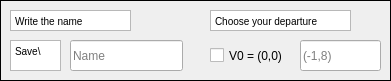
  <widget class="QFrame" name="frame_3">
   <property name="geometry">
    <rect>
     <x>20</x>
     <y>230</y>
     <width>391</width>
     <height>81</height>
    </rect>
   </property>
   <property name="frameShape">
    <enum>QFrame::Box</enum>
   </property>
   <property name="frameShadow">
    <enum>QFrame::Plain</enum>
   </property>
   <widget class="QLineEdit" name="LineEdit_Name">
    <property name="geometry">
     <rect>
      <x>70</x>
      <y>40</y>
      <width>113</width>
      <height>31</height>
     </rect>
    </property>
    <property name="inputMask">
     <string/>
    </property>
    <property name="placeholderText">
     <string>Name</string>
    </property>
    <property name="clearButtonEnabled">
     <bool>false</bool>
    </property>
   </widget>
   <widget class="QTextBrowser" name="Display_title5">
    <property name="geometry">
     <rect>
      <x>10</x>
      <y>40</y>
      <width>51</width>
      <height>31</height>
     </rect>
    </property>
    <property name="autoFillBackground">
     <bool>false</bool>
    </property>
    <property name="frameShape">
     <enum>QFrame::StyledPanel</enum>
    </property>
    <property name="html">
     <string>&lt;!DOCTYPE HTML PUBLIC &quot;-//W3C//DTD HTML 4.0//EN&quot; &quot;http://www.w3.org/TR/REC-html40/strict.dtd&quot;&gt;
&lt;html&gt;&lt;head&gt;&lt;meta name=&quot;qrichtext&quot; content=&quot;1&quot; /&gt;&lt;style type=&quot;text/css&quot;&gt;
p, li { white-space: pre-wrap; }
&lt;/style&gt;&lt;/head&gt;&lt;body style=&quot; font-family:'MS Shell Dlg 2'; font-size:7.8pt; font-weight:400; font-style:normal;&quot;&gt;
&lt;p style=&quot; margin-top:0px; margin-bottom:0px; margin-left:0px; margin-right:0px; -qt-block-indent:0; text-indent:0px;&quot;&gt;Save\&lt;/p&gt;&lt;/body&gt;&lt;/html&gt;</string>
    </property>
    <property name="overwriteMode">
     <bool>false</bool>
    </property>
   </widget>
   <widget class="QTextBrowser" name="Display_title4">
    <property name="geometry">
     <rect>
      <x>10</x>
      <y>10</y>
      <width>121</width>
      <height>21</height>
     </rect>
    </property>
    <property name="autoFillBackground">
     <bool>false</bool>
    </property>
    <property name="frameShape">
     <enum>QFrame::StyledPanel</enum>
    </property>
    <property name="verticalScrollBarPolicy">
     <enum>Qt::ScrollBarAlwaysOff</enum>
    </property>
    <property name="html">
     <string>&lt;!DOCTYPE HTML PUBLIC &quot;-//W3C//DTD HTML 4.0//EN&quot; &quot;http://www.w3.org/TR/REC-html40/strict.dtd&quot;&gt;
&lt;html&gt;&lt;head&gt;&lt;meta name=&quot;qrichtext&quot; content=&quot;1&quot; /&gt;&lt;style type=&quot;text/css&quot;&gt;
p, li { white-space: pre-wrap; }
&lt;/style&gt;&lt;/head&gt;&lt;body style=&quot; font-family:'MS Shell Dlg 2'; font-size:7.8pt; font-weight:400; font-style:normal;&quot;&gt;
&lt;p style=&quot; margin-top:0px; margin-bottom:0px; margin-left:0px; margin-right:0px; -qt-block-indent:0; text-indent:0px;&quot;&gt;Write the name&lt;/p&gt;
&lt;p style=&quot;-qt-paragraph-type:empty; margin-top:0px; margin-bottom:0px; margin-left:0px; margin-right:0px; -qt-block-indent:0; text-indent:0px;&quot;&gt;&lt;br /&gt;&lt;/p&gt;&lt;/body&gt;&lt;/html&gt;</string>
    </property>
   </widget>
   <widget class="QTextBrowser" name="Display_title4_2">
    <property name="geometry">
     <rect>
      <x>210</x>
      <y>10</y>
      <width>141</width>
      <height>21</height>
     </rect>
    </property>
    <property name="autoFillBackground">
     <bool>false</bool>
    </property>
    <property name="frameShape">
     <enum>QFrame::StyledPanel</enum>
    </property>
    <property name="verticalScrollBarPolicy">
     <enum>Qt::ScrollBarAlwaysOff</enum>
    </property>
    <property name="html">
     <string>&lt;!DOCTYPE HTML PUBLIC &quot;-//W3C//DTD HTML 4.0//EN&quot; &quot;http://www.w3.org/TR/REC-html40/strict.dtd&quot;&gt;
&lt;html&gt;&lt;head&gt;&lt;meta name=&quot;qrichtext&quot; content=&quot;1&quot; /&gt;&lt;style type=&quot;text/css&quot;&gt;
p, li { white-space: pre-wrap; }
&lt;/style&gt;&lt;/head&gt;&lt;body style=&quot; font-family:'MS Shell Dlg 2'; font-size:7.8pt; font-weight:400; font-style:normal;&quot;&gt;
&lt;p style=&quot; margin-top:0px; margin-bottom:0px; margin-left:0px; margin-right:0px; -qt-block-indent:0; text-indent:0px;&quot;&gt;Choose your departure&lt;/p&gt;&lt;/body&gt;&lt;/html&gt;</string>
    </property>
   </widget>
   <widget class="QCheckBox" name="checkBox_v0">
    <property name="geometry">
     <rect>
      <x>210</x>
      <y>40</y>
      <width>83</width>
      <height>31</height>
     </rect>
    </property>
    <property name="text">
     <string>V0 = (0,0)</string>
    </property>
   </widget>
   <widget class="QLineEdit" name="LineEdit_Name_2">
    <property name="geometry">
     <rect>
      <x>300</x>
      <y>40</y>
      <width>81</width>
      <height>31</height>
     </rect>
    </property>
    <property name="inputMask">
     <string/>
    </property>
    <property name="placeholderText">
     <string>(-1,8)</string>
    </property>
    <property name="clearButtonEnabled">
     <bool>false</bool>
    </property>
   </widget>
  </widget>
